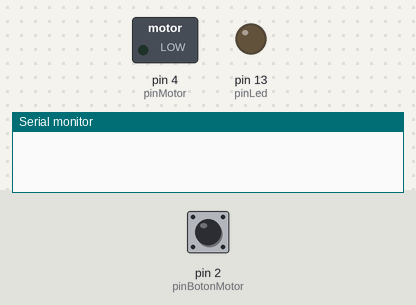
The sketch below on a simulated Arduino Uno, built with avr-gcc and run on an emulated ATmega328P. Parts: switched loads named in the sketch (green lamp = pin HIGH), output pins drawn as LEDs (lit = HIGH), the last lines printed to the serial monitor. The test bench sets the inputs (shaded band); at power-on: pin 2 (pinBotonMotor) HIGH.

Above: at 1.2 s.
1.3 s: pin 2 (pinBotonMotor) pulled LOW for 0.15 s
At 2.1 s:
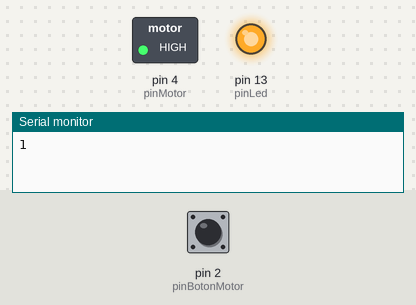
2.9 s: pin 2 (pinBotonMotor) pulled LOW for 1 s
At 3.3 s:
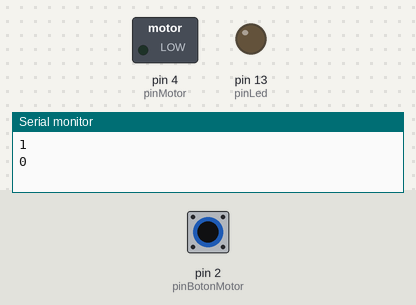
5.4 s: pin 2 (pinBotonMotor) pulled LOW for 3.2 s
At 6.4 s:
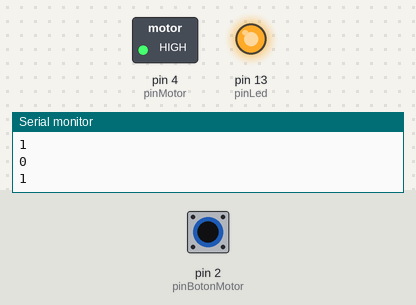
Timing chart, 0 to 8.4 s (numbered marks = the images above; inputs shaded):
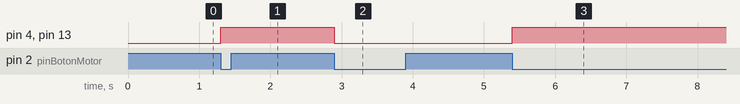

Measured:
- after the input at 1.3 s, pin 4 (pinMotor), pin 13 (pinLed): LOW → HIGH at once
- after the input at 2.9 s, pin 4 (pinMotor), pin 13 (pinLed): HIGH → LOW at once
- after the input at 5.4 s, pin 4 (pinMotor), pin 13 (pinLed): LOW → HIGH at once

The sketch:

MotorDC.ino
```cpp
int pinBotonMotor = 2;
int pinLed = 13;
int pinMotor = 4;
boolean estadoMotor = false;

const int tiempoDuracionGlishe = 200;
long contadorGlishe = 0;

void setup() {
    Serial.begin(9600);
    pinMode(pinBotonMotor, INPUT_PULLUP);
    pinMode(pinMotor, OUTPUT);
    pinMode(pinLed, OUTPUT);
    attachInterrupt(digitalPinToInterrupt(pinBotonMotor), cambiarEstadoMotor, FALLING);
    digitalWrite(pinLed, estadoMotor);
    digitalWrite(pinMotor, estadoMotor);
}

void loop() {

}

void cambiarEstadoMotor(){
  if (isSuperadoGliche()) {
    estadoMotor = !estadoMotor;
    Serial.println(estadoMotor);
    digitalWrite(pinLed, estadoMotor);
    digitalWrite(pinMotor, estadoMotor);
    contadorGlishe = millis();
  }
}

boolean isSuperadoGliche() {
    return millis() > contadorGlishe + tiempoDuracionGlishe;
}
```
